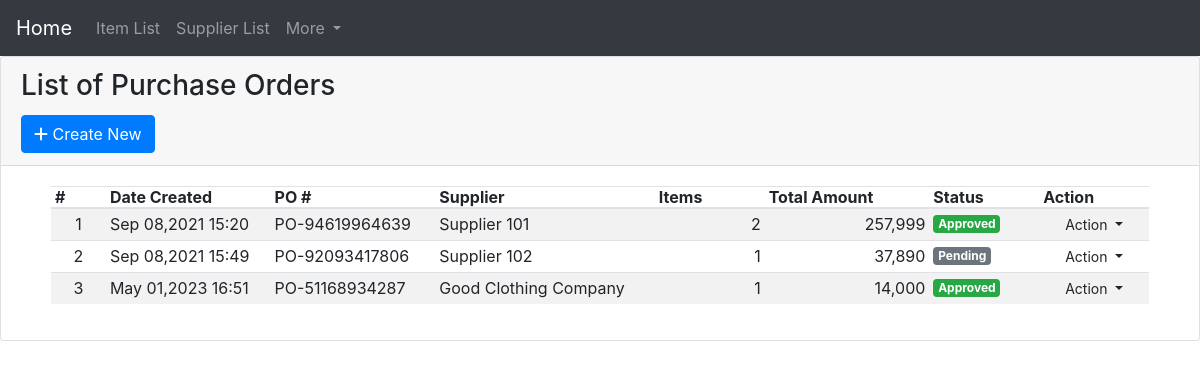
The page /admin/purchase_orders/index.php on the database its author committed.
### tables this page shows
CREATE TABLE `po_list` (
  `id` int(30) NOT NULL,
  `po_no` varchar(100) NOT NULL,
  `supplier_id` int(30) NOT NULL,
  `discount_percentage` float NOT NULL,
  `discount_amount` float NOT NULL,
  `tax_percentage` float NOT NULL,
  `tax_amount` float NOT NULL,
  `notes` text NOT NULL,
  `status` tinyint(1) NOT NULL DEFAULT 0 COMMENT '0=pending, 1= Approved, 2 = Denied',
  `date_created` datetime NOT NULL DEFAULT current_timestamp(),
  `date_updated` datetime DEFAULT NULL ON UPDATE current_timestamp()
);

CREATE TABLE `supplier_list` (
  `id` int(30) NOT NULL,
  `name` varchar(250) NOT NULL,
  `address` text NOT NULL,
  `contact_person` text NOT NULL,
  `contact` varchar(50) NOT NULL,
  `email` varchar(150) NOT NULL,
  `description` text NOT NULL,
  `date_created` datetime NOT NULL DEFAULT current_timestamp(),
  `bir` text DEFAULT NULL,
  `mayor` text DEFAULT NULL,
  `brgy` text DEFAULT NULL,
  `dti` text DEFAULT NULL,
  `business` text DEFAULT NULL,
  `ocular` tinyint(1) NOT NULL DEFAULT 0
);

### admin/purchase_orders/index.php (the view, shortened to what this page needs)
<?php
$conn  = mysqli_connect('sql985.main-hosting.eu','u839345553_sbit3g','sbit3gQCU','u839345553_SBIT3G');
?>
<link rel="stylesheet" href="https://cdnjs.cloudflare.com/ajax/libs/font-awesome/6.3.0/css/all.min.css">
<link rel="stylesheet" href="https://cdn.datatables.net/1.10.12/css/dataTables.bootstrap.min.css" />
<link rel="stylesheet" href="https://cdn.jsdelivr.net/npm/bootstrap@4.6.2/dist/css/bootstrap.min.css">
  <nav class="navbar navbar-expand-sm bg-dark navbar-dark">
  <a class="navbar-brand" href="http://localhost/purchase_order/admin/home.php">Home</a>
  <ul class="navbar-nav">
    <li class="nav-item">
      <a class="nav-link" href="http://localhost/purchase_order/admin/items/index.php">Item List</a>
    </li>
    <li class="nav-item">
      <a class="nav-link" href="http://localhost/purchase_order/admin/suppliers/index.php">Supplier List</a>
    </li>
    <li class="nav-item dropdown">
      <a class="nav-link dropdown-toggle" href="#" id="navbardrop" data-toggle="dropdown">
        More
      </a>
    </li>
  </ul>
</nav>
<div class="card card-outline card-primary">
	<div class="card-header">
		<h3 class="card-title">List of Purchase Orders</h3>
		<div class="card-tools">
			<a href="?page=purchase_orders/manage_po" class="btn btn-flat btn-primary"><span class="fas fa-plus"></span>  Create New</a>
		</div>
	</div>
	<div class="card-body">
		<div class="container-fluid">
        <div class="container-fluid">
			<table class="table table-hover table-striped">
				<colgroup>
					<col width="5%">
					<col width="15%">
					<col width="15%">
					<col width="20%">
					<col width="10%">
					<col width="15%">
					<col width="10%">
					<col width="10%">
				</colgroup>
				<thead>
					<tr class="bg-navy disabled">
						<th>#</th>
						<th>Date Created</th>
						<th>PO #</th>
						<th>Supplier</th>
						<th>Items</th>
						<th>Total Amount</th>
						<th>Status</th>
						<th>Action</th>
					</tr>
				</thead>
				<tbody>
					<?php
					$i = 1;
						$qry = $conn->query("SELECT po.*, s.name as sname FROM `po_list` po inner join `supplier_list` s on po.supplier_id = s.id order by unix_timestamp(po.date_updated) ");
						while($row = $qry->fetch_assoc()):
							$row['item_count'] = $conn->query("SELECT * FROM order_items where po_id = '{$row['id']}'")->num_rows;
							$row['total_amount'] = $conn->query("SELECT sum(quantity * unit_price) as total FROM order_items where po_id = '{$row['id']}'")->fetch_array()['total'];
					?>
						<tr>
							<td class="text-center"><?php echo $i++; ?></td>
							<td class=""><?php echo date("M d,Y H:i",strtotime($row['date_created'])) ; ?></td>
							<td class=""><?php echo $row['po_no'] ?></td>
							<td class=""><?php echo $row['sname'] ?></td>
							<td class="text-right"><?php echo number_format($row['item_count']) ?></td>
							<td class="text-right"><?php echo number_format($row['total_amount']) ?></td>
							<td>
								<?php
									switch ($row['status']) {
										case '1':
											echo '<span class="badge badge-success">Approved</span>';
											break;
										default:
											echo '<span class="badge badge-secondary">Pending</span>';
											break;
									}
								?>
							</td>
							<td align="center">
								 <button type="button" class="btn btn-flat btn-default btn-sm dropdown-toggle dropdown-icon" data-toggle="dropdown">
				                  		Action
				                  </button>
							</td>
						</tr>
					<?php endwhile; ?>
				</tbody>
			</table>
		</div>
		</div>
	</div>
</div>

### rows shown on the page
po_list: date_created "Sep 08,2021 15:20", po_no "PO-94619964639", supplier.name "Supplier 101", discount_percentage "2", total_amount "257,999", status "Approved"
po_list: date_created "Sep 08,2021 15:49", po_no "PO-92093417806", supplier.name "Supplier 102", discount_percentage "1", total_amount "37,890", status "Pending"
po_list: date_created "May 01,2023 16:51", po_no "PO-51168934287", supplier.name "Good Clothing Company", status "1", total_amount "14,000", shows "Approved"
